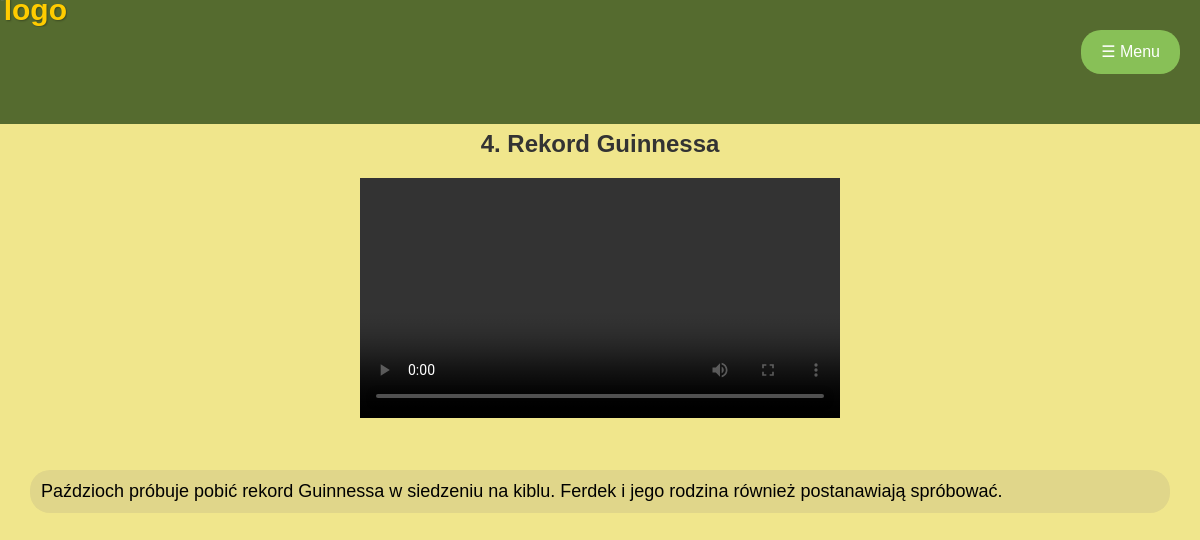
/player/video/1739/, run on the app's committed database.
### player/models.py (models this page shows, shortened)
class Video(models.Model):
    title = models.CharField(max_length=255)
    video_url = models.URLField()
    description = models.TextField(max_length=255)

### player/views.py (the view)
# urls.py: path('video/<int:pk>/', DetailPlayerView.as_view(), name='video_detail'),
class DetailPlayerView(DetailView):
    model = Video
    template_name = 'player/episode_detail.html'
    context_object_name = 'video'
    def get_object(self, queryset=None):
        return get_object_or_404(Video, pk=self.kwargs['pk'])

### player/views.py (called while the page is built)
def get_available_episodes(request):
    episodes = list(Video.objects.values_list('pk', flat=True))
    return {'available_episodes': episodes}

### player/templates/player/episode_detail.html (shortened to what this page needs)
{% extends 'base.html' %}
{% load static %}
{% block content %}
    <h2 class="episode-title">{{ video.title }}</h2>
        <div class="video-container">
            <video width="1280" height="720" controls>
                <source src="{{ video.video_url }}" type="video/mp4">
            </video>
        </div>
        <div class="description-container">
            <p class="episode-description">{{ video.description }}</p>
        </div>
{% endblock %}

### static/djangoPlayer/styles.css (style rules this page uses)
body { margin: 0; padding: 0; background-color: #F0E68C; }
.video-container { position: relative; width: 40%; margin: auto; }
.video-container video { width: 100%; height: auto; }
.description-container { text-align: center; margin-top: 20px; box-sizing: border-box; padding: 10px; }
.episode-title { font-family: 'Arial', sans-serif; font-size: 24px; margin-top: 30px; font-weight: bold; color: #333; text-align: center; position: relative; }
.episode-description { font-family: 'Arial', sans-serif; font-size: 18px; text-align: left; border: 1px solid #CCCCCC00; border-radius: 20px; background-color: #E0D68A; margin-left: 20px; margin-right: 20px; padding: 10px; overflow: hidden; }

### data on the page
Video: title "4. Rekord Guinnessa", description "Paździoch próbuje pobić rekord Guinnessa w siedzeniu na kiblu. Ferdek i jego rodzina również postanawiają spróbować."
